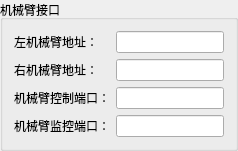
         <widget class="QGroupBox" name="groupBox_54">
          <property name="title">
           <string>机械臂接口</string>
          </property>
          <layout class="QGridLayout" name="gridLayout_66">
           <item row="0" column="0">
            <widget class="QLabel" name="label">
             <property name="sizePolicy">
              <sizepolicy hsizetype="Preferred" vsizetype="Fixed">
               <horstretch>0</horstretch>
               <verstretch>0</verstretch>
              </sizepolicy>
             </property>
             <property name="text">
              <string>左机械臂地址：</string>
             </property>
            </widget>
           </item>
           <item row="0" column="1">
            <widget class="QLineEdit" name="Jaka_120_Ip">
             <property name="sizePolicy">
              <sizepolicy hsizetype="Expanding" vsizetype="Fixed">
               <horstretch>0</horstretch>
               <verstretch>0</verstretch>
              </sizepolicy>
             </property>
            </widget>
           </item>
           <item row="2" column="0">
            <widget class="QLabel" name="label_2">
             <property name="sizePolicy">
              <sizepolicy hsizetype="Preferred" vsizetype="Fixed">
               <horstretch>0</horstretch>
               <verstretch>0</verstretch>
              </sizepolicy>
             </property>
             <property name="text">
              <string>机械臂控制端口：</string>
             </property>
            </widget>
           </item>
           <item row="2" column="1">
            <widget class="QLineEdit" name="Jaka_Remote_Port">
             <property name="sizePolicy">
              <sizepolicy hsizetype="Expanding" vsizetype="Fixed">
               <horstretch>0</horstretch>
               <verstretch>0</verstretch>
              </sizepolicy>
             </property>
            </widget>
           </item>
           <item row="1" column="0">
            <widget class="QLabel" name="label_129">
             <property name="sizePolicy">
              <sizepolicy hsizetype="Preferred" vsizetype="Fixed">
               <horstretch>0</horstretch>
               <verstretch>0</verstretch>
              </sizepolicy>
             </property>
             <property name="text">
              <string>右机械臂地址：</string>
             </property>
            </widget>
           </item>
           <item row="1" column="1">
            <widget class="QLineEdit" name="Jaka_121_Ip">
             <property name="sizePolicy">
              <sizepolicy hsizetype="Expanding" vsizetype="Fixed">
               <horstretch>0</horstretch>
               <verstretch>0</verstretch>
              </sizepolicy>
             </property>
            </widget>
           </item>
           <item row="3" column="0">
            <widget class="QLabel" name="label_132">
             <property name="sizePolicy">
              <sizepolicy hsizetype="Preferred" vsizetype="Fixed">
               <horstretch>0</horstretch>
               <verstretch>0</verstretch>
              </sizepolicy>
             </property>
             <property name="text">
              <string>机械臂监控端口：</string>
             </property>
            </widget>
           </item>
           <item row="3" column="1">
            <widget class="QLineEdit" name="Jaka_Monitor_Port">
             <property name="sizePolicy">
              <sizepolicy hsizetype="Expanding" vsizetype="Fixed">
               <horstretch>0</horstretch>
               <verstretch>0</verstretch>
              </sizepolicy>
             </property>
            </widget>
           </item>
          </layout>
         </widget>
